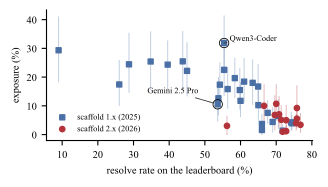

Source code (Python):
"""Fig. 1 of the replay paper: per model, leaderboard resolve rate against exposure.

Reads models.csv as written by scripts/public_replay_report.py (main tiers: exact + unsubmitted runs) and writes
fig_models.pdf. Exposure is the share of a run's commands after which the code fails a previously passing test,
averaged over the model's runs: the chance that a stop after a uniformly random command leaves broken code.
Labels the models named on the command line (the pairs the text compares), else the two most exposed.

    python3 fig_models.py report/models.csv [--cells=report/cells.csv] [submission ...]

With --cells, each model gets a 95% interval for its exposure from a bootstrap over its runs (2,000 resamples).
"""
import csv
import random
import re
import sys
from collections import defaultdict

import matplotlib

matplotlib.use("Agg")
import matplotlib.pyplot as plt

plt.rcParams.update({"font.family": "serif", "font.serif": ["Times New Roman", "Times", "Nimbus Roman"],
                     "font.size": 7.5, "pdf.fonttype": 42})


def short(name: str) -> str:
    """20250802_mini-v1.0.0_qwen3-coder-480b-a35b-instruct -> qwen3-coder-480b."""
    tail = name.split("_mini-v", 1)[-1]
    model = tail.split("_", 1)[-1] if "_" in tail else tail.split("-", 1)[-1]
    model = re.sub(r"-20\d\d-?\d\d-?\d\d$", "", model)
    model = re.sub(r"-(instruct|a35b-instruct|a35b)$", "", model, flags=re.I)
    return model.replace("-a35b", "")


path = sys.argv[1] if len(sys.argv) > 1 else "report/models.csv"
cells_path = next((a.split("=", 1)[1] for a in sys.argv[2:] if a.startswith("--cells=")), None)
named = {a for a in sys.argv[2:] if not a.startswith("--")}
rows = [r for r in csv.DictReader(open(path))
        if r.get("exposure_mean") not in ("", "None") and r.get("resolve_rate_leaderboard") not in ("", "None")]
xs = [100 * float(r["resolve_rate_leaderboard"]) for r in rows]
ys = [100 * float(r["exposure_mean"]) for r in rows]
v2 = ["_mini-v2." in r["submission"] for r in rows]

fig, ax = plt.subplots(figsize=(3.45, 1.7))
if cells_path:
    csv.field_size_limit(sys.maxsize)
    per_model = defaultdict(list)
    for c in csv.DictReader(open(cells_path)):
        if c["main"] == "True" and c["exposure"] not in ("", "None"):
            per_model[c["submission"]].append(float(c["exposure"]))
    rng = random.Random(20261023)
    for r, x, y, b in zip(rows, xs, ys, v2):
        v = per_model.get(r["submission"], [])
        if len(v) < 2:
            continue
        means = sorted(sum(rng.choice(v) for _ in v) / len(v) for _ in range(2000))
        lo, hi = 100 * means[50], 100 * means[1949]
        ax.plot([x, x], [lo, hi], color="#b2333a" if b else "#4a6fa5", alpha=0.35, lw=0.7, zorder=2)
ax.scatter([x for x, b in zip(xs, v2) if not b], [y for y, b in zip(ys, v2) if not b], s=13, color="#4a6fa5",
           marker="s", label="scaffold 1.x (2025)", zorder=3)
ax.scatter([x for x, b in zip(xs, v2) if b], [y for y, b in zip(ys, v2) if b], s=15, color="#b2333a",
           label="scaffold 2.x (2026)", zorder=3)
order = sorted(range(len(rows)), key=lambda i: -ys[i])
label = {i for i, r in enumerate(rows) if r["submission"] in named} or set(order[:2])
# Display names and label offsets (points) for the models the text names; others get the short name, to the right.
NAMES = {"qwen3-coder-480b": ("Qwen3-Coder", (4, 1.5), "left"), "gemini-2.5-pro": ("Gemini 2.5 Pro", (-14, 8), "right"),
         "kimi-k2-5-high": ("Kimi K2.5", (8, 34), "left"), "gpt-5-2-high": ("GPT-5.2", (16, -3), "left")}
for i in sorted(label):
    name, offset, align = NAMES.get(short(rows[i]["submission"]), (short(rows[i]["submission"]), (4, 1.5), "left"))
    ax.scatter([xs[i]], [ys[i]], s=46, facecolors="none", edgecolors="black", linewidths=0.6, zorder=4)
    ax.annotate(name, (xs[i], ys[i]), textcoords="offset points", xytext=offset, fontsize=6, ha=align,
                arrowprops=dict(arrowstyle="-", lw=0.6, color="0.2", shrinkA=0, shrinkB=3.5))
ax.set_xlabel("resolve rate on the leaderboard (%)")
ax.set_ylabel("exposure (%)")
for side in ("top", "right"):
    ax.spines[side].set_visible(False)
ax.legend(frameon=False, fontsize=6, loc="lower left")
fig.savefig("fig_models.pdf", bbox_inches="tight")
print(f"wrote fig_models.pdf ({len(rows)} models)")
